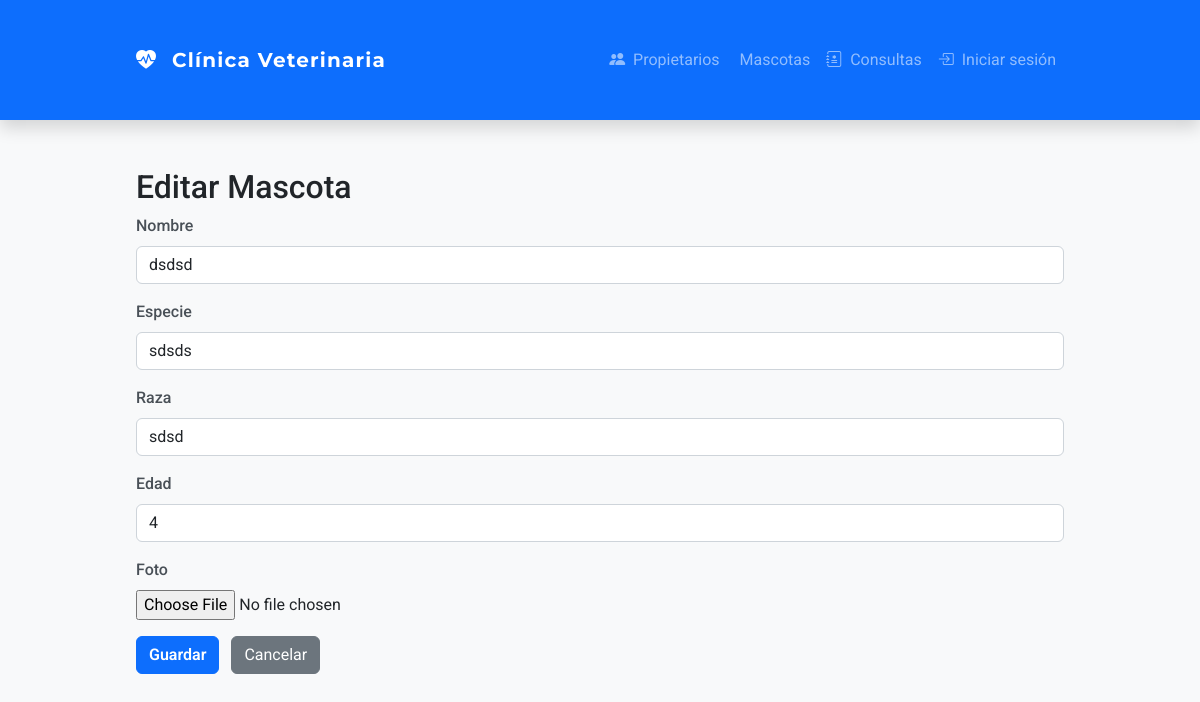
Screenshot of /mascotas/editar/4/ with the database file from the repository.
### historialApp/models.py (models this page shows, shortened)
class Mascota(models.Model):
    nombre = models.CharField(max_length=100)
    especie = models.CharField(max_length=100)
    raza = models.CharField(max_length=100)
    edad = models.IntegerField()
    propietario = models.ForeignKey('Propietario', on_delete=models.CASCADE)
    foto = models.ImageField(upload_to='fotos_mascotas/', blank=True, null=True)  # <-- Aquí

### historialApp/views.py (the view)
# urls.py: path('mascotas/editar/<int:id>/', views.editar_mascota, name='editar_mascota'),
def editar_mascota(request, id):
    mascota = get_object_or_404(Mascota, pk=id)
    if request.method == 'POST':
        form = MascotaForm(request.POST, request.FILES, instance=mascota)
        if form.is_valid():
            form.save()
            return redirect('lista_mascotas')
    else:
        form = MascotaForm(instance=mascota)
    return render(request, 'historialApp/form_mascota.html', {'form': form})

### historialApp/forms.py
class MascotaForm(forms.ModelForm):
    class Meta:
        model = Mascota
        fields = ['nombre', 'especie', 'raza', 'edad', 'foto']
        widgets = {
            'nombre': forms.TextInput(attrs={'class': 'form-control'}),
            'especie': forms.TextInput(attrs={'class': 'form-control'}),
            'raza': forms.TextInput(attrs={'class': 'form-control'}),
            'fecha_nacimiento': forms.DateInput(attrs={'type': 'date', 'class': 'form-control'}),
            'propietario': forms.Select(attrs={'class': 'form-select'}),
        }

### historialApp/templates/historialApp/form_mascota.html (shortened to what this page needs)
{% extends 'historialApp/base.html' %}
{% block content %}
  <h2>{{ form.instance.pk|yesno:"Editar Mascota,Crear Mascota" }}</h2>
  <form method="post" enctype="multipart/form-data" novalidate>
    {% for field in form %}
      <div class="mb-3">
        <label for="{{ field.id_for_label }}" class="form-label">{{ field.label }}</label>
        {{ field }}
      </div>
    {% endfor %}
    <button type="submit" class="btn btn-primary">Guardar</button>
    <a href="{% url 'lista_mascotas' %}" class="btn btn-secondary ms-2">Cancelar</a>
  </form>
{% endblock %}

### historialApp/static/css/estilo.css (style rules this page uses)
* { box-sizing: border-box; }
body { font-family: 'Segoe UI', Tahoma, Geneva, Verdana, sans-serif; background-color: #f8f9fa; margin: 0; padding: 0; color: #212529; }
form { width: 100%; }
.mb-3 { margin-bottom: 1rem; }
label.form-label { display: block; margin-bottom: 0.5rem; font-weight: 500; color: #495057; }
input[type="text"], input[type="email"], input[type="date"], input[type="number"], select, textarea { display: block; width: 100%; padding: 0.375rem 0.75rem; font-size: 1rem; font-weight: 400; line-height: 1.5; color: #212529; background-color: #fff; background-clip: padding-box; border: 1px solid #ced4da; border-radius: 0.375rem; transition: border-color 0.15s ease-in-out, box-shadow 0.15s ease-in-out; }
button.btn { display: inline-block; font-weight: 600; color: #fff; text-align: center; vertical-align: middle; cursor: pointer; background-color: #0d6efd; border: 1px solid #0d6efd; padding: 0.375rem 0.75rem; font-size: 1rem; border-radius: 0.375rem; transition: background-color 0.15s ease-in-out, border-color 0.15s ease-in-out; user-select: none; }
.d-flex { display: flex !important; }

### historialApp/templates/historialApp/base.html (style rules this page uses)
body { font-family: 'Roboto', sans-serif; background: #f8f9fa; }

### rows the page displays
Mascota: instance.pk "Editar Mascota", form "dsdsd" "sdsds" "sdsd" "4"

### other values shown
{{ field.label }} "Nombre" "Especie" "Raza" "Edad" "Foto"
